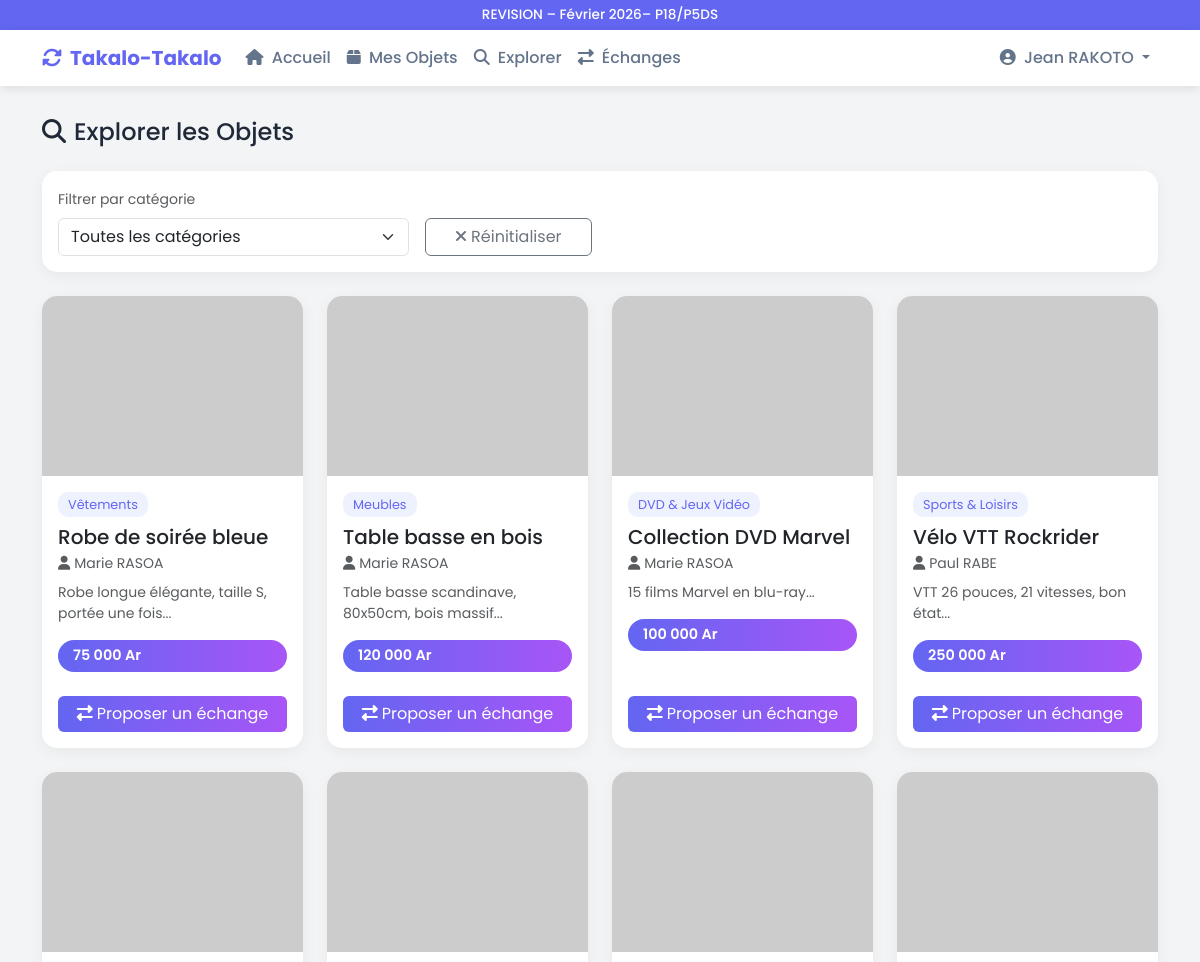
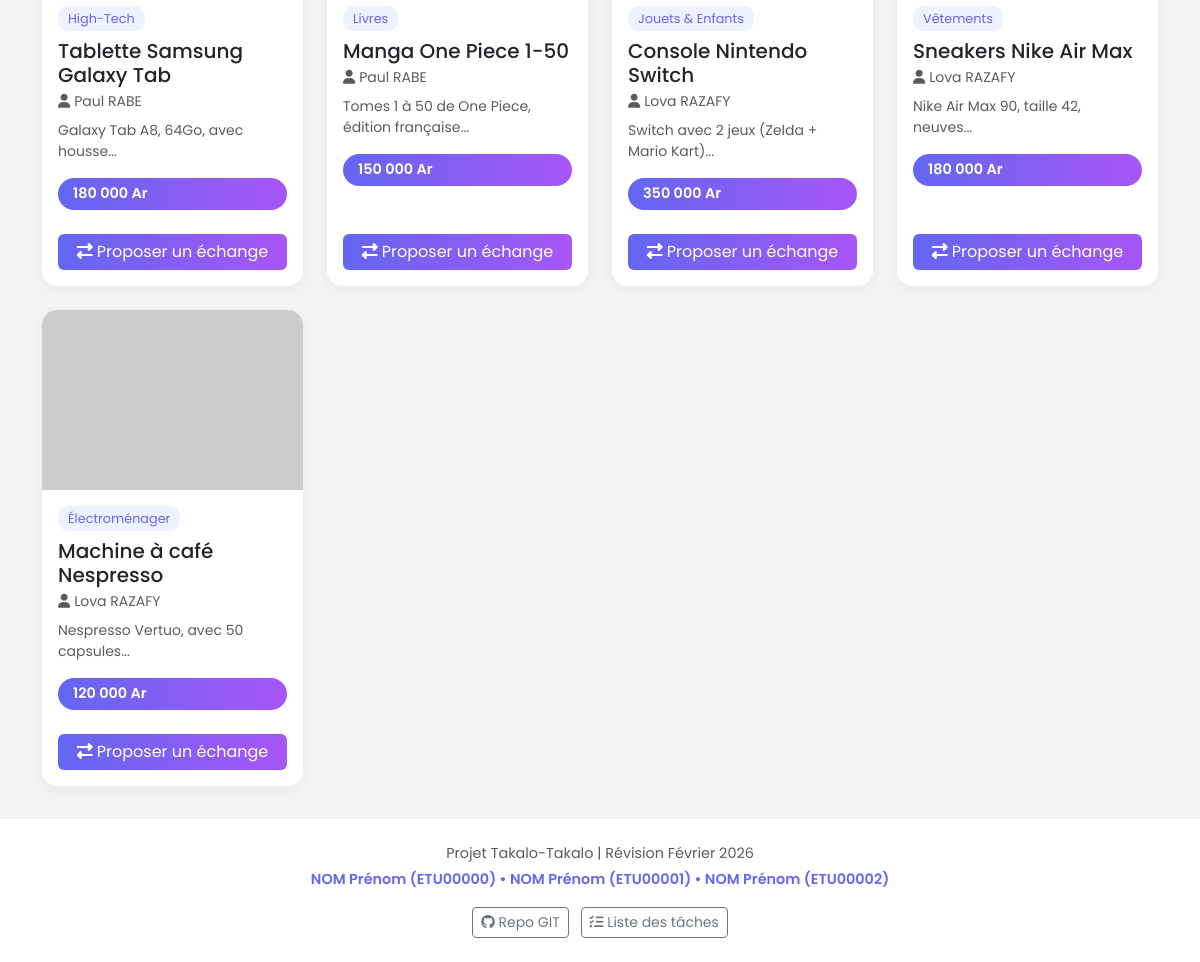
The app's page /explorer (signed in) with its own data (2 pictures, top to bottom).
### tables this page shows
CREATE TABLE IF NOT EXISTS objects (
    id INT AUTO_INCREMENT PRIMARY KEY,
    user_id INT NOT NULL,
    category_id INT NOT NULL,
    title VARCHAR(200) NOT NULL,
    description TEXT DEFAULT NULL,
    estimated_price DECIMAL(15, 2) DEFAULT 0,
    status ENUM('available', 'exchanged', 'unavailable') DEFAULT 'available',
    created_at DATETIME DEFAULT CURRENT_TIMESTAMP,
    updated_at DATETIME DEFAULT NULL ON UPDATE CURRENT_TIMESTAMP,
    
    FOREIGN KEY (user_id) REFERENCES users(id) ON DELETE CASCADE,
    FOREIGN KEY (category_id) REFERENCES categories(id) ON DELETE RESTRICT
);

CREATE TABLE IF NOT EXISTS categories (
    id INT AUTO_INCREMENT PRIMARY KEY,
    name VARCHAR(100) NOT NULL UNIQUE,
    description TEXT DEFAULT NULL,
    created_at DATETIME DEFAULT CURRENT_TIMESTAMP,
    updated_at DATETIME DEFAULT NULL ON UPDATE CURRENT_TIMESTAMP
);

CREATE TABLE IF NOT EXISTS users (
    id INT AUTO_INCREMENT PRIMARY KEY,
    nom VARCHAR(100) NOT NULL,
    prenom VARCHAR(100) NOT NULL,
    email VARCHAR(150) NOT NULL UNIQUE,
    password VARCHAR(255) NOT NULL,
    telephone VARCHAR(20) DEFAULT NULL,
    adresse TEXT DEFAULT NULL,
    status ENUM('active', 'inactive', 'banned') DEFAULT 'active',
    created_at DATETIME DEFAULT CURRENT_TIMESTAMP,
    updated_at DATETIME DEFAULT NULL ON UPDATE CURRENT_TIMESTAMP
);

### controllers/ObjetController.php (called while the page is built, shortened)
<?php
require_once __DIR__ . '/BaseController.php';
require_once __DIR__ . '/../models/Objet.php';
class ObjetController extends BaseController {
    private Objet $objetModel;
    private Category $categoryModel;
    public function __construct() {
        $this->objetModel = new Objet();
        $this->categoryModel = new Category();
    }
    public function browse(): void {
        $userId = $this->getUserId();
        $categoryId = (int) $this->get('category', 0);
        if ($categoryId > 0) {
            $objects = $this->objetModel->getByCategory($categoryId);
            $objects = array_filter($objects, fn($o) => $o['user_id'] != $userId);
        } else {
            $objects = $this->objetModel->getOthersObjects($userId);
        }
        $categories = $this->categoryModel->getActiveCategories();
        $myObjects = $this->objetModel->getByUser($userId);
        $this->render('user/browse_objects', [
            'title' => 'Explorer les objets',
            'objects' => $objects,
            'categories' => $categories,
            'myObjects' => $myObjects,
            'selectedCategory' => $categoryId,
            'flash' => $this->getFlash(),
            'csrf_token' => $this->generateCsrf()
        ], 'user');
    }
}

### config/Database.php (called while the page is built, shortened)
<?php
class Database {
    private static ?PDO $instance = null;
    public static function getInstance(): PDO {
        if (self::$instance === null) {
            try {
                $dsn = "mysql:host=" . self::HOST . ";dbname=" . self::DBNAME . ";charset=" . self::CHARSET;
                self::$instance = new PDO($dsn, self::USERNAME, self::PASSWORD, [
                    PDO::ATTR_ERRMODE => PDO::ERRMODE_EXCEPTION,
                    PDO::ATTR_DEFAULT_FETCH_MODE => PDO::FETCH_ASSOC,
                    PDO::ATTR_EMULATE_PREPARES => false
                ]);
            } catch (PDOException $e) {
                die("Erreur de connexion à la base de données: " . $e->getMessage());
            }
        }
        return self::$instance;
    }
}

### models/BaseModel.php (called while the page is built, shortened)
<?php
require_once __DIR__ . '/../config/Database.php';
abstract class BaseModel {
    public function __construct() {
        $this->db = Database::getInstance();
    }
}

### models/Objet.php (called while the page is built, shortened)
<?php
require_once __DIR__ . '/BaseModel.php';
class Objet extends BaseModel {
    protected string $table = 'objects';
    public function getOthersObjects(int $excludeUserId): array {
        $sql = "SELECT o.*, c.name as category_name, u.nom, u.prenom
                FROM {$this->table} o
                LEFT JOIN categories c ON o.category_id = c.id
                LEFT JOIN users u ON o.user_id = u.id
                WHERE o.user_id != :user_id AND o.status = 'available'
                ORDER BY o.created_at DESC";
        $stmt = $this->db->prepare($sql);
        $stmt->execute(['user_id' => $excludeUserId]);
        return $stmt->fetchAll();
    }
}

### views/user/browse_objects.php (the view, shortened to what this page needs)
<div class="d-flex justify-content-between align-items-center mb-4">
    <h4 class="mb-0"><i class="fas fa-search me-2"></i>Explorer les Objets</h4>
</div>
<div class="card mb-4">
    <div class="card-body">
        <form method="GET" class="row g-3 align-items-end">
            <div class="col-md-4">
                <label class="form-label small text-muted">Filtrer par catégorie</label>
                <select class="form-select" name="category" onchange="this.form.submit()">
                    <option value="">Toutes les catégories</option>
                </select>
            </div>
            <div class="col-md-2">
                <a href="<?= BASE_URL ?>/explorer" class="btn btn-outline-secondary w-100">
                    <i class="fas fa-times me-1"></i>Réinitialiser
                </a>
            </div>
        </form>
    </div>
</div>
<?php if (empty($objects)): ?>
<div class="card">
    <div class="card-body text-center py-5">
        <i class="fas fa-search fa-4x text-muted mb-3 opacity-25"></i>
        <h5 class="text-muted">Aucun objet trouvé</h5>
        <p class="text-muted">Il n'y a pas d'objets disponibles pour le moment.</p>
    </div>
</div>
<?php else: ?>
<div class="row g-4">
    <?php foreach ($objects as $obj): ?>
    <div class="col-md-4 col-lg-3">
        <div class="card object-card h-100">
            <img src="https://picsum.photos/seed/obj<?= $obj['id'] ?>/400/300" class="card-img-top" alt="<?= htmlspecialchars($obj['title']) ?>">
            <div class="card-body">
                <span class="category-badge mb-2 d-inline-block"><?= htmlspecialchars($obj['category_name'] ?? 'N/A') ?></span>
                <h5 class="card-title mb-1"><?= htmlspecialchars($obj['title']) ?></h5>
                <p class="text-muted small mb-2">
                    <i class="fas fa-user me-1"></i><?= htmlspecialchars(($obj['prenom'] ?? '') . ' ' . ($obj['nom'] ?? '')) ?>
                </p>
                <p class="card-text text-muted small"><?= htmlspecialchars(substr($obj['description'] ?? '', 0, 60)) ?>...</p>
                <div class="price-badge"><?= number_format($obj['estimated_price'] ?? 0, 0, ',', ' ') ?> Ar</div>
            </div>
            <div class="card-footer bg-transparent border-0 pb-3">
                <button class="btn btn-primary w-100" data-bs-toggle="modal" data-bs-target="#exchangeModal"
                        onclick="prepareExchange(<?= $obj['id'] ?>, '<?= htmlspecialchars($obj['title'], ENT_QUOTES) ?>')">
                    <i class="fas fa-exchange-alt me-1"></i>Proposer un échange
                </button>
            </div>
        </div>
    </div>
    <?php endforeach; ?>
</div>
<?php endif; ?>

### views/layouts/user.php (style rules this page uses)
:root { --primary-color: #6366f1; --secondary-color: #a855f7; --bg-color: #f3f4f6; --text-color: #1f2937; }
body { font-family: 'Poppins', sans-serif; background-color: var(--bg-color); min-height: 100vh; display: flex; flex-direction: column; color: var(--text-color); }
.card { border: none; border-radius: 15px; box-shadow: 0 4px 15px rgba(0, 0, 0, 0.05); }
.btn-primary { background: linear-gradient(to right, var(--primary-color), var(--secondary-color)); border: none; }
.object-card { transition: transform 0.3s, box-shadow 0.3s; }
.object-card img { height: 180px; object-fit: cover; border-radius: 15px 15px 0 0; }
.price-badge { background: linear-gradient(to right, var(--primary-color), var(--secondary-color)); color: white; padding: 5px 15px; border-radius: 20px; font-weight: 600; font-size: 0.9rem; }
.category-badge { background: #eef2ff; color: var(--primary-color); padding: 3px 10px; border-radius: 10px; font-size: 0.8rem; }

### records on screen
objects: category.name "Vêtements", title "Robe de soirée bleue", user.nom "Marie RASOA", description "Robe longue élégante, taille S, portée une fois", estimated_price "75 000"
objects: category.name "Meubles", title "Table basse en bois", user.nom "Marie RASOA", description "Table basse scandinave, 80x50cm, bois massif", estimated_price "120 000"
objects: category.name "DVD & Jeux Vidéo", title "Collection DVD Marvel", user.nom "Marie RASOA", description "15 films Marvel en blu-ray", estimated_price "100 000"
objects: category.name "Sports & Loisirs", title "Vélo VTT Rockrider", user.nom "Paul RABE", description "VTT 26 pouces, 21 vitesses, bon état", estimated_price "250 000"
objects: category.name "High-Tech", title "Tablette Samsung Galaxy Tab", user.nom "Paul RABE", description "Galaxy Tab A8, 64Go, avec housse", estimated_price "180 000"
objects: category.name "Livres", title "Manga One Piece 1-50", user.nom "Paul RABE", description "Tomes 1 à 50 de One Piece, édition française", estimated_price "150 000"
objects: category.name "Jouets & Enfants", title "Console Nintendo Switch", user.nom "Lova RAZAFY", description "Switch avec 2 jeux (Zelda + Mario Kart)", estimated_price "350 000"
objects: category.name "Vêtements", title "Sneakers Nike Air Max", user.nom "Lova RAZAFY", description "Nike Air Max 90, taille 42, neuves", estimated_price "180 000"
objects: category.name "Électroménager", title "Machine à café Nespresso", user.nom "Lova RAZAFY", description "Nespresso Vertuo, avec 50 capsules", estimated_price "120 000"

### other values on screen
APP_NAME "Takalo-Takalo"
$_SESSION['user_name'] "Jean RAKOTO"
implode(' • ', $members) "NOM Prénom (ETU00000) • NOM Prénom (ETU00001) • NOM Prénom (ETU00002)"
